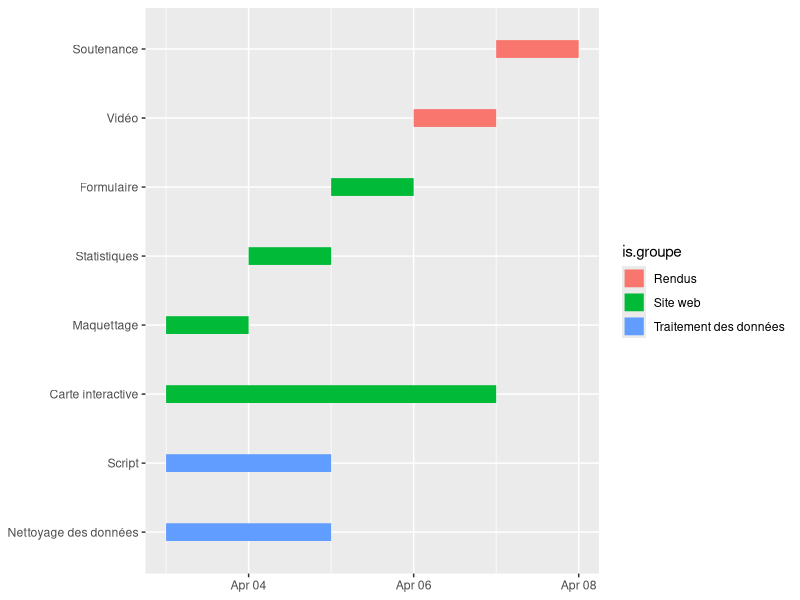

This chart was generated by the following R code:
## ---- chunk 1
knitr::opts_chunk$set(echo = TRUE)
## ---- chunk 2
library(reshape2)
library(ggplot2)
tasks <- c("Nettoyage des données", "Script", "Carte interactive", "Maquettage", "Statistiques", "Formulaire", "Vidéo", "Soutenance")
dfr <- data.frame(
  name        = factor(tasks, levels = tasks),
  start.date  = as.Date(c("2023-04-03", "2023-04-03", "2023-04-03", "2023-04-03", "2023-04-04", "2023-04-05", "2023-04-06", "2023-04-07")),
  end.date    = as.Date(c("2023-04-05", "2023-04-05", "2023-04-07", "2023-04-04", "2023-04-05", "2023-04-06", "2023-04-07", "2023-04-08" )),
  is.groupe = c("Traitement des données", "Traitement des données", "Site web", "Site web", "Site web", "Site web", "Rendus" , "Rendus")
)
mdfr <- melt(dfr, measure.vars = c("start.date", "end.date"))
ggplot(mdfr, aes(value, name, colour = is.groupe)) +
  geom_line(size = 6) +
  xlab(NULL) +
  ylab(NULL)
